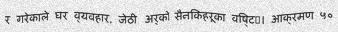
#> input picture WordModel/image2.jpg, 338 x 32 px
$ jupyter execute --allow-errors WordPrediction.ipynb   (older library calls are emulated)
#> lines starting #> are read from the running program, lines starting #| are printed output that depends on the picture; after the words box and inside, x2 and y2 are one past the last pixel; in counts of white or black regions, pixels touching at a corner belong together
[cell 1]
import numpy as np
import cv2
import imutils
import argparse

import matplotlib.pyplot as plt
from PIL import Image, ImageFilter

[cell 2]
image = cv2.imread("image2.jpg")
#> image is the input picture: shape (32, 338, 3); min 14, max 255, mean 217.5
# image = imutils.resize(image,width=620)
gray = cv2.cvtColor(image,cv2.COLOR_BGR2GRAY)

[cell 3]
kernel = cv2.getStructuringElement(cv2.MORPH_RECT,(5,5))
blackhat = cv2.morphologyEx(gray,cv2.MORPH_BLACKHAT,kernel)
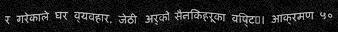
#> blackhat: shape (32, 338); min 0, max 229, mean 27.9

[cell 4]
_,thresh = cv2.threshold(blackhat,0,255,cv2.THRESH_BINARY|cv2.THRESH_OTSU)
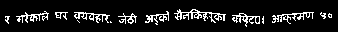
#> thresh: shape (32, 338); 10.3% white in thin lines or dots, all inside (x1, y1, x2, y2) = (5, 9, 332, 27)
thresh = cv2.dilate(thresh,None)
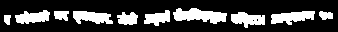
#> thresh: shape (32, 338); 25.4% white; 10 white regions

[cell 5]
im2, cnts, hierarchy = cv2.findContours(thresh.copy(),cv2.RETR_EXTERNAL,cv2.CHAIN_APPROX_SIMPLE)
#> cnts = 10 contours; largest, box (x1, y1, x2, y2) and area: (173, 8, 227, 24) 482, (271, 11, 315, 25) 344, (73, 11, 113, 24) 324, (231, 12, 265, 28) 308, (15, 10, 50, 24) 286
avgCntArea = np.mean([cv2.contourArea(k) for k in cnts])
#> avgCntArea = 235.8
digits = []
boxes = []
